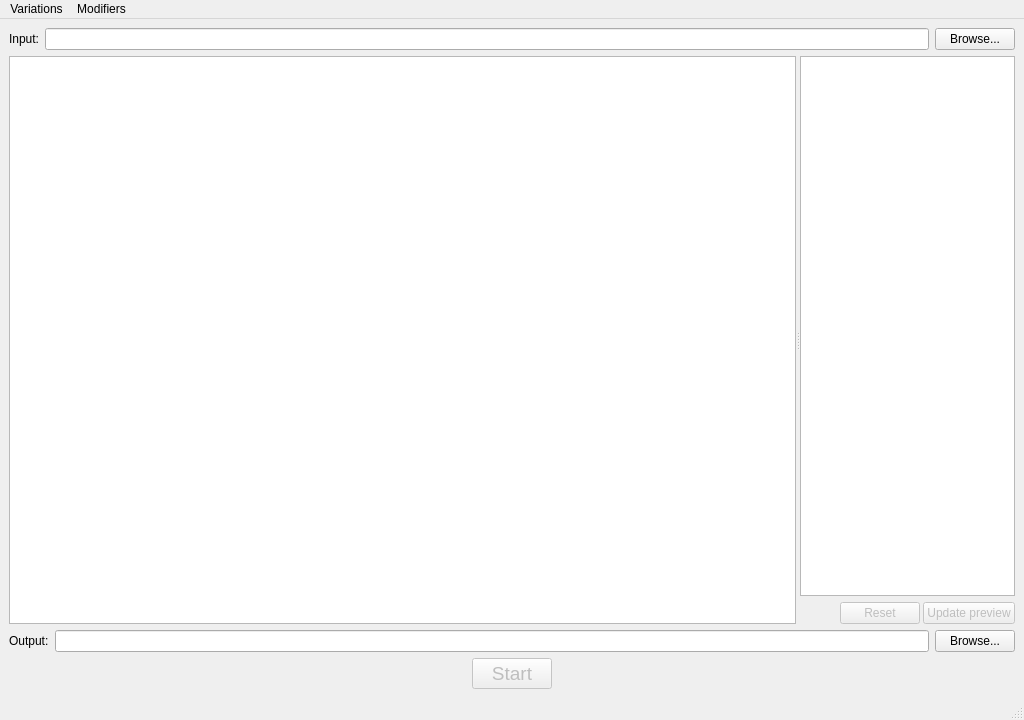
<?xml version="1.0" encoding="UTF-8"?>
<ui version="4.0">
 <class>MainWindow</class>
 <widget class="QMainWindow" name="MainWindow">
  <property name="geometry">
   <rect>
    <x>0</x>
    <y>0</y>
    <width>1024</width>
    <height>720</height>
   </rect>
  </property>
  <property name="windowTitle">
   <string>ILLustration Variations Exporter</string>
  </property>
  <widget class="QWidget" name="centralwidget">
   <layout class="QVBoxLayout" name="verticalLayout_2" stretch="0,1,0,0">
    <item>
     <layout class="QHBoxLayout" name="horizontalLayout_2">
      <property name="sizeConstraint">
       <enum>QLayout::SetMinimumSize</enum>
      </property>
      <item>
       <widget class="QLabel" name="lblInput">
        <property name="sizePolicy">
         <sizepolicy hsizetype="Preferred" vsizetype="Fixed">
          <horstretch>0</horstretch>
          <verstretch>0</verstretch>
         </sizepolicy>
        </property>
        <property name="locale">
         <locale language="English" country="UnitedKingdom"/>
        </property>
        <property name="text">
         <string>Input:</string>
        </property>
       </widget>
      </item>
      <item>
       <widget class="QLineEdit" name="txtInputFile">
        <property name="readOnly">
         <bool>true</bool>
        </property>
       </widget>
      </item>
      <item>
       <widget class="QPushButton" name="btnBrowseInput">
        <property name="text">
         <string>Browse...</string>
        </property>
        <property name="checkable">
         <bool>false</bool>
        </property>
       </widget>
      </item>
     </layout>
    </item>
    <item>
     <widget class="QSplitter" name="splitter">
      <property name="orientation">
       <enum>Qt::Horizontal</enum>
      </property>
      <widget class="QGraphicsView" name="gvLoadedImage">
       <property name="sizePolicy">
        <sizepolicy hsizetype="Expanding" vsizetype="Expanding">
         <horstretch>1</horstretch>
         <verstretch>0</verstretch>
        </sizepolicy>
       </property>
       <property name="horizontalScrollBarPolicy">
        <enum>Qt::ScrollBarAlwaysOff</enum>
       </property>
      </widget>
      <widget class="QWidget" name="layoutWidget">
       <layout class="QVBoxLayout" name="verticalLayout">
        <item>
         <widget class="QTreeView" name="treeLayers">
          <property name="sizePolicy">
           <sizepolicy hsizetype="Expanding" vsizetype="Expanding">
            <horstretch>0</horstretch>
            <verstretch>0</verstretch>
           </sizepolicy>
          </property>
          <property name="minimumSize">
           <size>
            <width>200</width>
            <height>0</height>
           </size>
          </property>
          <property name="verticalScrollBarPolicy">
           <enum>Qt::ScrollBarAsNeeded</enum>
          </property>
          <property name="horizontalScrollBarPolicy">
           <enum>Qt::ScrollBarAlwaysOff</enum>
          </property>
          <property name="sizeAdjustPolicy">
           <enum>QAbstractScrollArea::AdjustToContents</enum>
          </property>
          <property name="editTriggers">
           <set>QAbstractItemView::NoEditTriggers</set>
          </property>
          <property name="showDropIndicator" stdset="0">
           <bool>false</bool>
          </property>
          <property name="selectionMode">
           <enum>QAbstractItemView::ContiguousSelection</enum>
          </property>
         </widget>
        </item>
        <item>
         <layout class="QHBoxLayout" name="horizontalLayout_3">
          <property name="spacing">
           <number>3</number>
          </property>
          <item>
           <spacer name="horizontalSpacer">
            <property name="orientation">
             <enum>Qt::Horizontal</enum>
            </property>
            <property name="sizeHint" stdset="0">
             <size>
              <width>40</width>
              <height>20</height>
             </size>
            </property>
           </spacer>
          </item>
          <item>
           <widget class="QPushButton" name="btnResetLayers">
            <property name="enabled">
             <bool>false</bool>
            </property>
            <property name="sizePolicy">
             <sizepolicy hsizetype="Fixed" vsizetype="Fixed">
              <horstretch>0</horstretch>
              <verstretch>0</verstretch>
             </sizepolicy>
            </property>
            <property name="text">
             <string>Reset</string>
            </property>
           </widget>
          </item>
          <item>
           <widget class="QPushButton" name="btnUpdatePreview">
            <property name="enabled">
             <bool>false</bool>
            </property>
            <property name="sizePolicy">
             <sizepolicy hsizetype="Fixed" vsizetype="Fixed">
              <horstretch>0</horstretch>
              <verstretch>0</verstretch>
             </sizepolicy>
            </property>
            <property name="layoutDirection">
             <enum>Qt::LeftToRight</enum>
            </property>
            <property name="text">
             <string>Update preview</string>
            </property>
           </widget>
          </item>
         </layout>
        </item>
       </layout>
      </widget>
     </widget>
    </item>
    <item>
     <layout class="QHBoxLayout" name="horizontalLayout">
      <property name="sizeConstraint">
       <enum>QLayout::SetDefaultConstraint</enum>
      </property>
      <item>
       <widget class="QLabel" name="lblOutput">
        <property name="text">
         <string>Output:</string>
        </property>
       </widget>
      </item>
      <item>
       <widget class="QLineEdit" name="txtOutputDir">
        <property name="readOnly">
         <bool>true</bool>
        </property>
       </widget>
      </item>
      <item>
       <widget class="QPushButton" name="btnBrowseOutputDir">
        <property name="text">
         <string>Browse...</string>
        </property>
       </widget>
      </item>
     </layout>
    </item>
    <item alignment="Qt::AlignHCenter">
     <widget class="QPushButton" name="btnStart">
      <property name="enabled">
       <bool>false</bool>
      </property>
      <property name="sizePolicy">
       <sizepolicy hsizetype="Minimum" vsizetype="Fixed">
        <horstretch>0</horstretch>
        <verstretch>0</verstretch>
       </sizepolicy>
      </property>
      <property name="font">
       <font>
        <pointsize>14</pointsize>
       </font>
      </property>
      <property name="text">
       <string>Start</string>
      </property>
     </widget>
    </item>
   </layout>
  </widget>
  <widget class="QMenuBar" name="menubar">
   <property name="geometry">
    <rect>
     <x>0</x>
     <y>0</y>
     <width>1024</width>
     <height>21</height>
    </rect>
   </property>
   <widget class="QMenu" name="menuVariations">
    <property name="title">
     <string>Variations</string>
    </property>
    <addaction name="actionAddNewVariation"/>
   </widget>
   <widget class="QMenu" name="menuModifiers">
    <property name="title">
     <string>Modifiers</string>
    </property>
    <addaction name="actionAddNewModifier"/>
   </widget>
   <addaction name="menuVariations"/>
   <addaction name="menuModifiers"/>
  </widget>
  <widget class="QStatusBar" name="statusbar"/>
  <action name="actionAddNewVariation">
   <property name="text">
    <string>Add new ...</string>
   </property>
  </action>
  <action name="actionAddNewModifier">
   <property name="text">
    <string>Add new...</string>
   </property>
  </action>
 </widget>
 <resources/>
 <connections/>
</ui>
